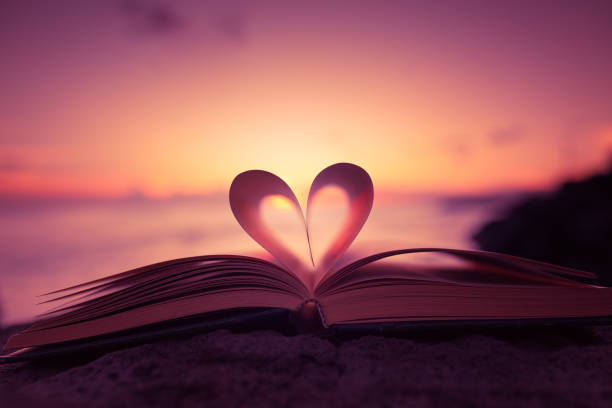
#> input picture data/image1.jpg, 612 x 408 px
$ jupyter execute --allow-errors activity.ipynb
#> lines starting #> are read from the running program, lines starting #| are printed output that depends on the picture; long printed decimals are rounded
# BrainStation
## Instructor Challenge, Data Science

### 0. Before We Begin

Before we get stated with our activity, we need to make sure we all have the correct tools avaliable in our Jupyter Notebooks. In this notebook, we're going to use the following Python packages:

* Pandas (our data manipulation toolkit)
* Numpy (our mathematics toolkit)
* Matplotlib (our default graphing toolkit)
* Plotly (our interactive graphing toolkit)
* Ploty Express (a wrapper for Plotly to make our graphing lives much easier)
* Scikit-Learn (our modelling toolkit)
* Scikit-image (one of our toolkits for interacting with images)
* OpenCV (another of our toolkit for interacting with images)

If you don't have these five packages installed, open your Terminal, Command Line, etc. and run the following code. You can either use `pip` (Packake Installer for Python) or `conda` (if you're using Anaconda to manage your Python environment).

 `pip`:
 ```
 pip install pandas
 pip install numpy
 pip install matplotlib
 pip install plotly
 pip install plotly_express
 pip install scikit-learn
 pip install scikit-image
 pip install opencv-python
 ```

 `conda`:
 ```
 conda install pandas
 conda install numpy
 conda install matplotlib
 conda install plotly
 conda install plotly_express
 conda install scikit-learn
 conda install scikit-image
 conda install opencv-python
 ```

Now that we have those packages installed, let's import them into our Jupyter Notebook so that we can use them or our activity:

[cell 1]
# Our data manipulation packages
import pandas as pd
import numpy as np

# Out graphing packages
import matplotlib.pyplot as plt
import plotly as py
import plotly.express as px

# Our modelling packages
from sklearn.cluster import KMeans
from sklearn.linear_model import LinearRegression

# Out image packages, we only need these specific pieces; `cv2` is from OpenCV
import cv2
from skimage.color import rgb2lab, deltaE_cie76

# Included in Python, we will need these for later
from collections import Counter
import os

print("Packages have been imported")

If everything worked, then you should have a message above that says "Packages have been imported".
Now we're ready to start!

---

### 1. Classification

In this activity, we will be going more in-depth into classification using K-Means. We'll be expanding on our example we saw in the lecture: classifying images into their primary color(s).

Much of the code in this activity is from a tutorial written on Medium's Towards Data Science: (https://towardsdatascience.com/color-identification-in-images-machine-learning-application-b26e770c4c71)[https://towardsdatascience.com/color-identification-in-images-machine-learning-application-b26e770c4c71]. I don't expect  everyone to know how to write this code from scratch, we'll be focusing more on the concepts of our classifcation model instead.

Here, OpenCV will read our image into our notebook. It might look a bit funny, OpenCV reads images in Blue-Green-Red (BGR) instead of Red-Green-Blue (RGB).

[cell 2]
image = cv2.imread('../data/image1.jpg')
#> image is the input picture: shape (408, 612, 3); mean B, G, R 87, 79.5, 140.5
print("The type of this input is {}".format(type(image)))
#| The type of this input is <class 'numpy.ndarray'>
print("Shape: {}".format(image.shape))
#| Shape: (408, 612, 3)
plt.imshow(image)

Let's turn our image back to RGB.

[cell 3]
image = cv2.cvtColor(image, cv2.COLOR_BGR2RGB)
plt.imshow(image)

We'll also create some functions to help up later on.

[cell 4]
def RGB2HEX(color):
    # Converts our RGB color into a HEX color. Useful for our labels later on.
    return "#{:02x}{:02x}{:02x}".format(int(color[0]), int(color[1]), int(color[2]))

[cell 5]
RGB2HEX([100,250,100])

[cell 6]
def modify_image(image):
    # Convert our image into a 600x400 pixel image and converts it into something our model will be able to read.
    # Our K-Means model and plotting packages are specific about how data needs to be entered.
    modified_image = cv2.resize(image, (600, 400), interpolation = cv2.INTER_AREA)
    modified_image = modified_image.reshape(modified_image.shape[0]*modified_image.shape[1], 3)
    return modified_image

[cell 7]
modified_image = modify_image(image)
modified_image

[cell 8]
def get_image(image_path):
    # Bundle up reading an image into Jupyter Notebook and converting BGR to RGB.
    image = cv2.imread(image_path)
    image = cv2.cvtColor(image, cv2.COLOR_BGR2RGB)
    return image

[cell 9]
image = get_image('../data/image1.jpg')
plt.imshow(image)

#### A.

Use one of the above functions and read in each of the images we're going to be working on. There should be five images in total.

[cell 10]
## Enter your code here.

#### B.

The function below uses our `plotly` library to create an interactive chart. What we are doing is plotting each pixel of our image and showing where our colors are located in our RGB spectrum. Since our image is 600x400 (or 240,000 pixels, we're only showing a small fraction of them).

Describe what you see in the chart below.

[cell 11]
def plot_rgb(image):
    modified_image = modify_image(image)
    df_image = pd.DataFrame(modified_image, columns=["Red", "Green", "Blue"])
    fig = px.scatter_3d(
        df_image.sample(frac=0.0001, replace=True, random_state=142857),
        x="Red",
        y="Green",
        z="Blue",
        title="RGB Values of an Image",
        template="plotly_white",
    )
    fig.show()

[cell 12]
image = get_image('../data/image1.jpg')
plot_rgb(image)
#> in plot_rgb, `df_image = pd.DataFrame(modified_image, columns=["Red", "Green", "Blue..`: df_image = table of 240000 rows and 3 columns

##### I.

Why is our plot in three dimensions? What does each axis represent?

> Enter your answers here.

##### II.

What does the point (0,0,0) represent? What does (255,255,255) represent? What does (128,64,64) represent?

> Enter your answers here.

##### III.

In the above chart, are there any groups of points you can separate out by looking at it (hint: make sure you rotate the chart with your mouse; hold left-click to move and use scroll to zoom)? How many groups do you see? What do these groups represent?

> Enter your answers here.

##### IV:

Repeat question III for another of our images. Are there any differences from your answer above?

> Enter your answers here.

#### B. Modelling using K-Means

The below functions is how we are going to classify our images and show our results

[cell 13]
def classify_image_colors(image, number_of_colors):
    modified_image = modify_image(image)

    kmeans = KMeans(n_clusters = number_of_colors)
    labels = kmeans.fit_predict(modified_image)

    center_colors = kmeans.cluster_centers_

    return [center_colors, labels]

[cell 14]
def plot_colors(center_colors, labels):

    counts = Counter(labels)

    # We get ordered colors by iterating through the keys
    ordered_colors = [center_colors[i] for i in counts.keys()]
    hex_colors = [RGB2HEX(ordered_colors[i]) for i in counts.keys()]
    rgb_colors = [ordered_colors[i] for i in counts.keys()]

    df_piechart = pd.DataFrame(
        data = [counts.values(), hex_colors, rgb_colors],
    ).T
    df_piechart.columns = ["Counts", "HEX Colors", "RGB Colors"]

    plt.figure(figsize = (8, 6))
    plt.pie(df_piechart["Counts"], labels = df_piechart["HEX Colors"], colors = df_piechart["HEX Colors"])

    return df_piechart

Let's use our model and see what comes out.

[cell 15]
image = get_image('../data/image1.jpg')
kmeans_model = classify_image_colors(image, 5)
#> kmeans_model = 2 items

center_colors = kmeans_model[0]
#> center_colors = [[250.5, 185.6, 144.9], [99.6, 37.82, 64.96], [160.1, 80.14, 108.6], [34.82, 10.17, 27.5], [216.8, 124.7, 122.2]]
labels = kmeans_model[1]

print("Center Colors:")
print("Values:", center_colors)
#| Values: [[250.522 185.641 144.941]
#|  [ 99.596  37.822  64.963]
#|  [160.130  80.139 108.601]
#|  [ 34.815  10.166  27.501]
#|  [216.775 124.670 122.179]]
print("Number of Values:", len(center_colors))
#| Number of Values: 5

print("\n")

print("Labels:")
print("Values:", labels)
#> (printed output is left out)
print("Number of Values:", len(labels))
#| Number of Values: 240000

[cell 16]
plot_colors(center_colors, labels)
#> in plot_colors, `counts = Counter(labels)`: counts = {1: 25034, 2: 49561, 4: 53293, 0: 36264, 3: 75848}
#> in plot_colors, `ordered_colors = [center_colors[i] for i in counts.keys()]`: ordered_colors = [[99.6, 37.82, 64.96], [160.1, 80.14, 108.6], [216.8, 124.7, 122.2], [250.5, 185.6, 144.9], [34.82, 10.17, 27.5]]
#> in plot_colors, `hex_colors = [RGB2HEX(ordered_colors[i]) for i in counts.keys()]`: hex_colors = ['#a0506c', '#d87c7a', '#220a1b', '#632540', '#fab990']
#> in plot_colors, `rgb_colors = [ordered_colors[i] for i in counts.keys()]`: rgb_colors = [[160.1, 80.14, 108.6], [216.8, 124.7, 122.2], [34.82, 10.17, 27.5], [99.6, 37.82, 64.96], [250.5, 185.6, 144.9]]
#> in plot_colors, `df_piechart = pd.DataFrame( data = [counts.values(), hex_colors, rgb_c..`: df_piechart = table of 5 rows and 3 columns
#> Out = table of 5 rows and 3 columns
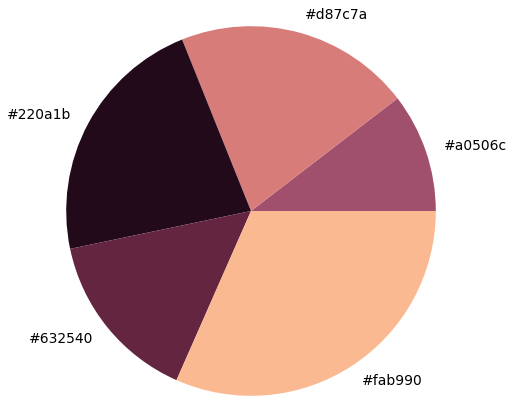
#> figure drawn by matplotlib, 1 panel

##### I.

What do the "Center Colors" of our our model represent?

> Enter your answers here.

##### II.

What do the "Labels" of our our model represent?

> Enter your answers here.

##### III:

Try a different image in our model. What changes?

> Enter your answers here.

##### IV:

In part A, we saw that there were a number of groups we could pick out using just our eyes. Change the model to use this number of colors instead. What changes?

> Enter your answers here.

##### V:

Try modelling with 10 colors. How different are the colors? Now try with only 2 colors.

As we increase the number of colors we are classifying, how useful is each color?

> Enter your answers here.

---

### 2. Prediction

In this activity, we will be going more in-depth into prediction using Linear Regression. We'll be expanding on our example we saw in the lecture: predicting house prices using different pieces of data.

Much of the code in this activity is from a tutorial written on Medium's Towards Data Science: (https://towardsdatascience.com/create-a-model-to-predict-house-prices-using-python-d34fe8fad88f)[https://towardsdatascience.com/create-a-model-to-predict-house-prices-using-python-d34fe8fad88f].

In this activity, we will also be getting some practice with data manipulation using `pandas`.

#### A:

Read in our dataset located in our data folder, print the columns that we have in our dataset, and show the top 5 rows.

[cell 17]
# Enter your code here.

#### B:

In the lecture, we were looking at predicting house prices using house size. Manipulate your dataframe so that we only have "price" and "sqft_living".

Show summary statistics for "price" and for "sqft_living": number of observations, mean, standard deviation, minimum, and maximum.

[cell 18]
# Enter your code here.

#### C:

Plot "price" and "sqft_living" on a chart where you can see the relationship between the two. You can use `matplotlib` or `plotly.express`, whichever you are more comfortable with.

What is the relationship between "price" and "sqft_living"?

[cell 19]
# Enter your code here.

> Enter your answers here.

#### D:

The below functions is going to be how we predict house prices using our model.

[cell 20]
def linear_regression_model(intercept):
    if intercept == True:
        reg = LinearRegression(fit_intercept=True)
        reg.fit(
            np.array(df_house_prices["sqft_living"]).reshape(-1,1),
            np.array(df_house_prices["price"]).reshape(-1,1),
        )
        price_per_sqft = reg.coef_[0][0]
        intercept = reg.intercept_[0]

    else:
        reg = LinearRegression(fit_intercept=False)
        reg.fit(
            np.array(df_house_prices["sqft_living"]).reshape(-1,1),
            np.array(df_house_prices["price"]).reshape(-1,1),
        )
        price_per_sqft = reg.coef_[0][0]
        intercept = reg.intercept_

    return [price_per_sqft, intercept, reg]

[cell 21]
def linear_regression_prediction(regression_model, sqft):
    prediction = clf.predict(np.array([[sqft]]))[0][0]
    return prediction

#> (a cell that did not finish here is left out)


$ run again, with data/image3.jpg copied over data/image1.jpg
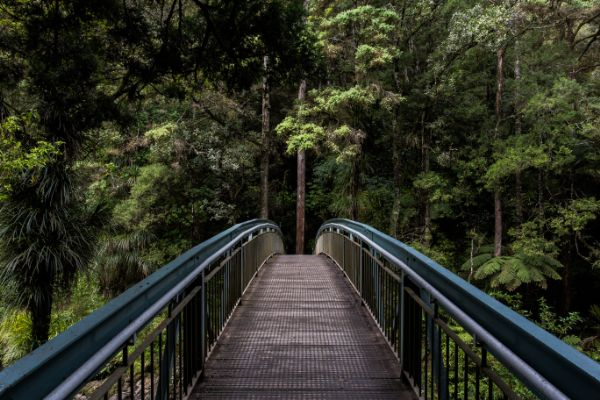
#> input picture data/image3.jpg, 600 x 400 px
#> image is the input picture: shape (400, 600, 3); mean B, G, R 36.5, 49.4, 47.2
#| The type of this input is <class 'numpy.ndarray'>
#| Shape: (400, 600, 3)
#> df_image = table of 240000 rows and 3 columns
#> kmeans_model = 2 items
#> center_colors = [[9.61, 11.19, 5.27], [131.3, 134.3, 126.5], [62.75, 64.69, 44.7], [34.25, 37.35, 23.29], [92.1, 94.53, 75.96]]
#| Values: [[  9.613  11.187   5.267]
#|  [131.309 134.266  126.468]
#|  [ 62.750  64.688  44.699]
#|  [ 34.251  37.350  23.295]
#|  [ 92.096  94.527  75.963]]
#| Number of Values: 5
#> (printed output is left out)
#| Number of Values: 240000
#> counts = {0: 76642, 3: 60997, 2: 53446, 4: 32772, 1: 16143}
#> ordered_colors = [[9.61, 11.19, 5.27], [34.25, 37.35, 23.29], [62.75, 64.69, 44.7], [92.1, 94.53, 75.96], [131.3, 134.3, 126.5]]
#> hex_colors = ['#090b05', '#5c5e4b', '#3e402c', '#83867e', '#222517']
#> rgb_colors = [[9.61, 11.19, 5.27], [92.1, 94.53, 75.96], [62.75, 64.69, 44.7], [131.3, 134.3, 126.5], [34.25, 37.35, 23.29]]
#> df_piechart = table of 5 rows and 3 columns
#> `[cell 16] plot_colors(center_colors, labels)`:
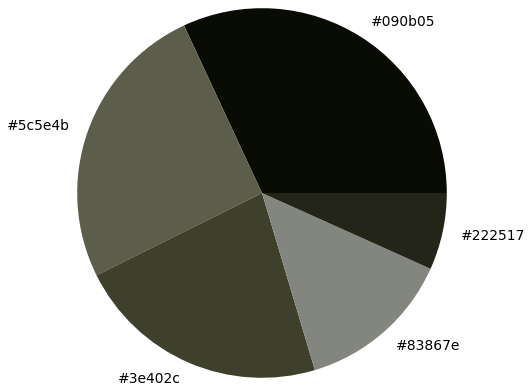
#> figure drawn by matplotlib, 1 panel

$ run again, with data/image4.jpg copied over data/image1.jpg
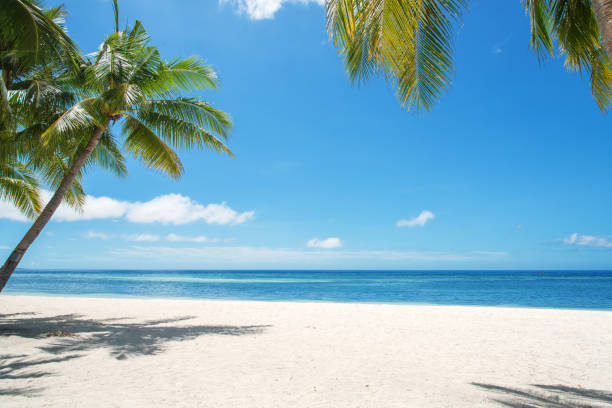
#> input picture data/image4.jpg, 612 x 408 px
#> image is the input picture: shape (408, 612, 3); mean B, G, R 191.1, 172.6, 128.7
#| The type of this input is <class 'numpy.ndarray'>
#| Shape: (408, 612, 3)
#> df_image = table of 240000 rows and 3 columns
#> kmeans_model = 2 items
#> center_colors = [[123.6, 188.7, 225], [113, 130, 103.8], [236.7, 232.8, 227], [65.98, 153.9, 214.4], [64.14, 76.87, 34.76]]
#| Values: [[123.612 188.731 224.959]
#|  [112.982 129.999 103.779]
#|  [236.688 232.798 226.963]
#|  [ 65.977 153.868  214.376]
#|  [ 64.135  76.872  34.758]]
#| Number of Values: 5
#> (printed output is left out)
#| Number of Values: 240000
#> counts = {4: 23147, 1: 25512, 3: 72359, 0: 56723, 2: 62259}
#> ordered_colors = [[64.14, 76.87, 34.76], [113, 130, 103.8], [65.98, 153.9, 214.4], [123.6, 188.7, 225], [236.7, 232.8, 227]]
#> hex_colors = ['#ece8e2', '#708167', '#7bbce0', '#404c22', '#4199d6']
#> rgb_colors = [[236.7, 232.8, 227], [113, 130, 103.8], [123.6, 188.7, 225], [64.14, 76.87, 34.76], [65.98, 153.9, 214.4]]
#> df_piechart = table of 5 rows and 3 columns
#> `[cell 16] plot_colors(center_colors, labels)`:
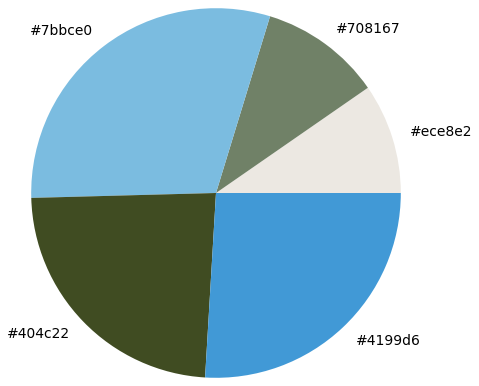
#> figure drawn by matplotlib, 1 panel

$ run again, with data/image5.jpg copied over data/image1.jpg
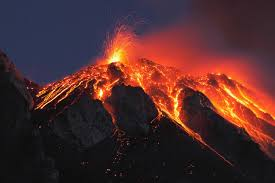
#> input picture data/image5.jpg, 275 x 183 px
#> image is the input picture: shape (183, 275, 3); mean B, G, R 44.1, 44, 78.8
#| The type of this input is <class 'numpy.ndarray'>
#| Shape: (183, 275, 3)
#> df_image = table of 240000 rows and 3 columns
#> kmeans_model = 2 items
#> center_colors = [[25.2, 20.55, 22.36], [219.6, 76.73, 43.67], [57.42, 48.73, 69.15], [140.5, 51.45, 47.02], [244.7, 157.8, 76.46]]
#| Values: [[ 25.201  20.550  22.363]
#|  [219.586  76.727  43.667 ]
#|  [ 57.420  48.731  69.151]
#|  [140.478  51.455  47.016]
#|  [244.704 157.821   76.464]]
#| Number of Values: 5
#> (printed output is left out)
#| Number of Values: 240000
#> counts = {2: 75465, 0: 101497, 3: 25348, 1: 30299, 4: 7391}
#> ordered_colors = [[57.42, 48.73, 69.15], [25.2, 20.55, 22.36], [140.5, 51.45, 47.02], [219.6, 76.73, 43.67], [244.7, 157.8, 76.46]]
#> hex_colors = ['#8c332f', '#393045', '#db4c2b', '#191416', '#f49d4c']
#> rgb_colors = [[140.5, 51.45, 47.02], [57.42, 48.73, 69.15], [219.6, 76.73, 43.67], [25.2, 20.55, 22.36], [244.7, 157.8, 76.46]]
#> df_piechart = table of 5 rows and 3 columns
#> `[cell 16] plot_colors(center_colors, labels)`:
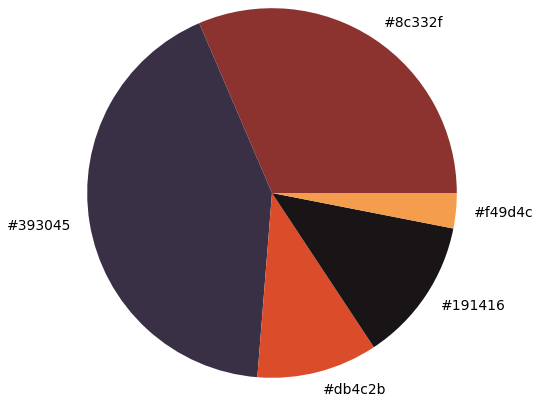
#> figure drawn by matplotlib, 1 panel
